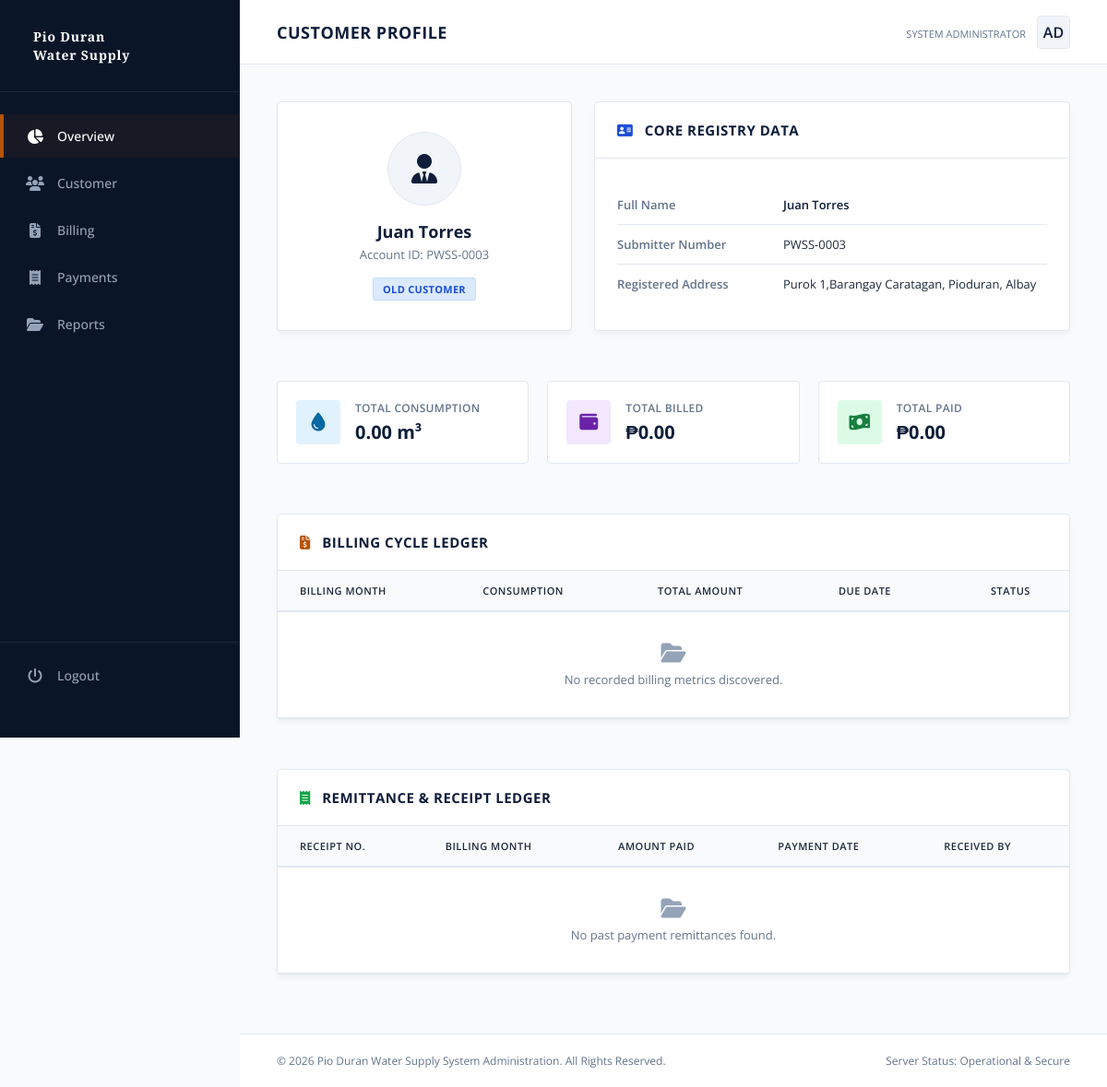
Screenshot of /pwss/customer/3/ (signed in) with the database file from the repository.
### customer/models.py (models this page shows, shortened)
class Customer(models.Model):
    STATUS_CHOICES = (
        ("new", "New Applicant"),
        ("old", "Old Customer"),
    )
    user = models.OneToOneField(
        User,
        on_delete=models.CASCADE,
        related_name="customer_profile"
    )
    fullname = models.CharField(max_length=200)
    submitter_no = models.CharField(max_length=250, unique=True)
    address = models.CharField(max_length=250)
    status = models.CharField(
        max_length=20,
        choices=STATUS_CHOICES,
        default="new"
    )

### core/views.py (the view)
# urls.py: path("customer/<int:customer_id>/",views.customer_profile, name="customer_profile")
@login_required
def customer_profile(request, customer_id):
    customer = get_object_or_404(Customer, pk=customer_id)
    billings = Billing.objects.filter(
        customer=customer
    ).order_by("-billing_month")
    payments = Payment.objects.select_related(
        "billing"
    ).filter(
        billing__customer=customer
    ).order_by("-payment_date")
    total_consumption = billings.aggregate(
        total=Sum("consumption")
    )["total"] or Decimal("0.00")
    total_billed = billings.aggregate(
        total=Sum("total_amount")
    )["total"] or Decimal("0.00")
    total_paid = payments.aggregate(
        total=Sum("amount_paid")
    )["total"] or Decimal("0.00")
    return render(request, "admin/customer_profile.html", {
        "customer": customer,
        "billings": billings,
        "payments": payments,
        "total_consumption": total_consumption,
        "total_billed": total_billed,
        "total_paid": total_paid,
    })

### core/templates/admin/customer_profile.html (shortened to what this page needs)
{% extends 'admin.html' %}
{% block content %}
<header class="top-navbar">
    <div class="page-title">
        <h1>Customer Profile</h1>
    </div>
    <div class="admin-profile">
        <div class="admin-info">
            <small>System Administrator</small>
        </div>
        <div class="admin-avatar">AD</div>
    </div>
</header>
<div class="workspace">
    <div class="profile-layout-grid">
        <div class="data-section profile-card">
            <div class="profile-avatar-large">
                <i class="fa-solid fa-user-tie"></i>
            </div>
            <h2 class="profile-name">{{ customer.fullname }}</h2>
            <p class="profile-meta-sub">Account ID: {{ customer.submitter_no }}</p>
            <div class="profile-badge-wrapper">
                {% if customer.status == "new" %}
                    <span class="badge status-new">New Applicant</span>
                {% else %}
                    <span class="badge status-old">Old Customer</span>
                {% endif %}
            </div>
        </div>
        <div class="data-section profile-details">
            <div class="section-header">
                <h3><i class="fa-solid fa-address-card" style="margin-right: 8px; color: var(--accent-blue);"></i> Core Registry Data</h3>
            </div>
            <div class="details-body">
                <div class="detail-row">
                    <span class="detail-label">Full Name</span>
                    <span class="detail-value font-semibold">{{ customer.fullname }}</span>
                </div>
                <div class="detail-row">
                    <span class="detail-label">Submitter Number</span>
                    <span class="detail-value">{{ customer.submitter_no }}</span>
                </div>
                <div class="detail-row">
                    <span class="detail-label">Registered Address</span>
                    <span class="detail-value">{{ customer.address }}</span>
                </div>
            </div>
        </div>
    </div>
    <div class="stats-grid">
        <div class="stat-card">
            <div class="stat-icon water">
                <i class="fa-solid fa-droplet"></i>
            </div>
            <div>
                <div class="stat-label">Total Consumption</div>
                <div class="stat-value">{{ total_consumption }} m³</div>
            </div>
        </div>
        <div class="stat-card">
            <div class="stat-icon amount">
                <i class="fa-solid fa-wallet"></i>
            </div>
            <div>
                <div class="stat-label">Total Billed</div>
                <div class="stat-value">₱{{ total_billed }}</div>
            </div>
        </div>
        <div class="stat-card">
            <div class="stat-icon paid">
                <i class="fa-solid fa-money-bill-wave"></i>
            </div>
            <div>
                <div class="stat-label">Total Paid</div>
                <div class="stat-value">₱{{ total_paid }}</div>
            </div>
        </div>
    </div>
    <div class="data-section table-card-wrapper">
        <div class="section-header">
            <h3><i class="fa-solid fa-file-invoice-dollar" style="margin-right: 8px; color: var(--accent-gold);"></i> Billing Cycle Ledger</h3>
        </div>
        <div class="table-container">
            <table class="classic-table">
                <thead>
                    <tr>
                        <th>Billing Month</th>
                        <th>Consumption</th>
                        <th>Total Amount</th>
                        <th>Due Date</th>
                        <th style="text-align: center;">Status</th>
                    </tr>
                </thead>
                <tbody>
                    {% for bill in billings %}
                    <tr>
                        <td class="font-semibold">{{ bill.billing_month|date:"F Y" }}</td>
                        <td>{{ bill.consumption }} m³</td>
                        <td class="font-semibold">₱{{ bill.total_amount }}</td>
                        <td>{{ bill.due_date|date:"F d, Y" }}</td>
                        <td style="text-align: center;">
                            {% if bill.status == "paid" %}
                                <span class="badge status-paid">Paid</span>
                            {% else %}
                                <span class="badge status-unpaid">Unpaid</span>
                            {% endif %}
                        </td>
                    </tr>
                    {% empty %}
                    <tr>
                        <td colspan="5" style="text-align:center;" class="empty-table-state">
                            <i class="fa-solid fa-folder-open"></i> No recorded billing metrics discovered.
                        </td>
                    </tr>
                    {% endfor %}
                </tbody>
            </table>
        </div>
    </div>
    <div class="data-section table-card-wrapper">
        <div class="section-header">
            <h3><i class="fa-solid fa-receipt" style="margin-right: 8px; color: #16a34a;"></i> Remittance & Receipt Ledger</h3>
        </div>
        <div class="table-container">
            <table class="classic-table">
                <thead>
                    <tr>
                        <th>Receipt No.</th>
                        <th>Billing Month</th>
                        <th>Amount Paid</th>
                        <th>Payment Date</th>
                        <th>Received By</th>
                    </tr>
                </thead>
                <tbody>
                    {% for payment in payments %}
                    <tr>
                        <td class="font-mono">{{ payment.receipt_number }}</td>
                        <td>{{ payment.billing.billing_month|date:"F Y" }}</td>
                        <td class="font-semibold text-success">₱{{ payment.amount_paid }}</td>
                        <td>{{ payment.payment_date|date:"F d, Y h:i A" }}</td>
                        <td>
                            <span class="user-pill"><i class="fa-solid fa-user-shield"></i> {{ payment.received_by.username }}</span>
                        </td>
                    </tr>
                    {% empty %}
                    <tr>
                        <td colspan="5" style="text-align:center;" class="empty-table-state">
                            <i class="fa-solid fa-folder-open"></i> No past payment remittances found.
                        </td>
                    </tr>
                    {% endfor %}
                </tbody>
            </table>
        </div>
    </div>
</div>
{% endblock %}

### core/templates/admin.html (style rules this page uses)
:root { --bg-navy: #0f1d3a; --sidebar-bg: #0b1528; --main-bg: #f8fafc; --card-bg: #ffffff; --primary-text: #1e293b; --secondary-text: #64748b; --accent-gold: #b45309; --border-classic: #e2e8f0; --accent-blue: #1d4ed8; --success-green: #15803d; }
* { margin: 0; padding: 0; box-sizing: border-box; font-family: 'Open Sans', sans-serif; }
body { background-color: var(--main-bg); color: var(--primary-text); display: flex; min-height: 100vh; overflow-x: hidden; }
.top-navbar { background-color: var(--card-bg); height: 70px; border-bottom: 1px solid var(--border-classic); display: flex; align-items: center; justify-content: space-between; padding: 0 40px; }
.page-title h1 { font-size: 18px; font-weight: 700; color: var(--bg-navy); text-transform: uppercase; letter-spacing: 0.5px; }
.admin-profile { display: flex; align-items: center; gap: 12px; }
.admin-avatar { width: 36px; height: 36px; background-color: #f1f5f9; border: 1px solid var(--border-classic); border-radius: 4px; display: flex; align-items: center; justify-content: center; color: var(--bg-navy); font-weight: 600; }
.admin-info small { font-size: 11px; color: var(--secondary-text); text-transform: uppercase; }
.workspace { padding: 40px; display: flex; flex-direction: column; gap: 30px; flex-grow: 1; }
.data-section { background-color: var(--card-bg); border: 1px solid var(--border-classic); border-radius: 4px; box-shadow: 0 4px 6px -1px rgba(0, 0, 0, 0.05); }
.section-header { padding: 20px 24px; border-bottom: 1px solid var(--border-classic); display: flex; align-items: center; justify-content: space-between; }
.section-header h3 { font-size: 15px; font-weight: 700; text-transform: uppercase; color: var(--bg-navy); letter-spacing: 0.5px; }
.table-container { width: 100%; overflow-x: auto; }
.classic-table { width: 100%; border-collapse: collapse; text-align: left; font-size: 14px; }
.classic-table th { background-color: #f8fafc; color: var(--primary-text); font-weight: 600; padding: 14px 24px; border-bottom: 2px solid var(--border-classic); text-transform: uppercase; font-size: 11px; letter-spacing: 0.5px; }
.classic-table td { padding: 14px 24px; border-bottom: 1px solid var(--border-classic); color: var(--primary-text); }
.badge { display: inline-block; padding: 4px 8px; font-size: 11px; font-weight: 600; border-radius: 3px; text-transform: uppercase; }

### rows the page displays
Customer: fullname "Juan Torres", submitter_no "PWSS-0003", address "Purok 1,Barangay Caratagan, Pioduran, Albay"

### other values shown
{{ total_consumption }} "0.00"
{{ total_billed }} "0.00"
{{ total_paid }} "0.00"
